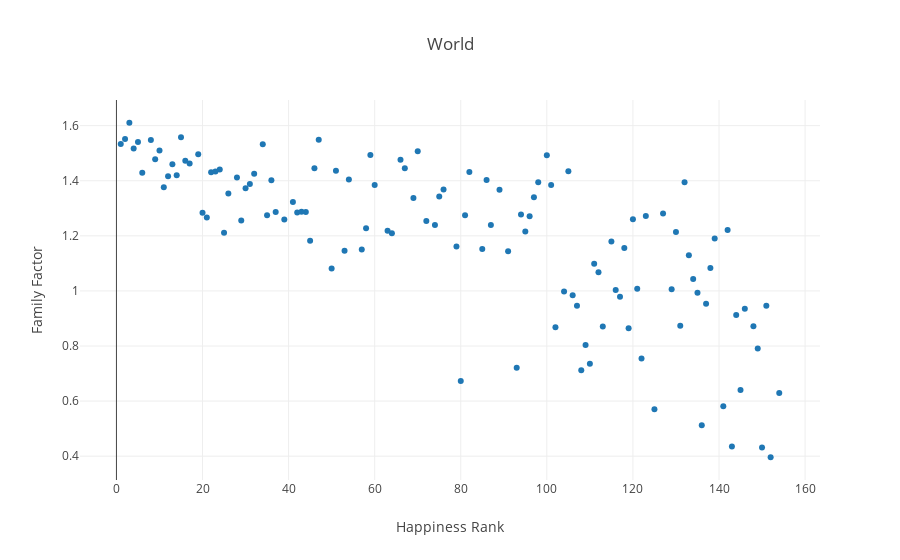

The notebook cell this image was saved under:
### Code cell
plotly.offline.iplot({
    "data": [go.Scatter(x=data['Happiness.Rank'], 
                        y=data['Family'], 
                        mode="markers", 
                        hovertext=data.index,
                        )
            ],
    "layout": go.Layout(title="World",
                        xaxis=dict(title='Happiness Rank'),
                        yaxis=dict(title='Family Factor')
                       )
})

### Figure 1 — Plotly figure (JSON) as saved in the notebook; plotly's stock layout.template omitted (floating-point values rounded to 4 significant figures)
{"data": [{"hovertext": ["Afghanistan", "Albania", "Algeria", "Argentina", "Armenia", "Australia", "Austria", "Azerbaijan", "Bahrain", "Bangladesh", "Belarus", "Belgium", "Belize", "Benin", "Bhutan", "Bolivia", "Botswana", "Brazil", "Bulgaria", "Burkina Faso", "Burundi", "Cambodia", "Cameroon", "Chad", "Chile", "China", "Colombia", "Costa Rica", "Czech Republic", "Denmark", "Dominican Republic", "Ecuador", "Egypt", "El Salvador", "Estonia", "Ethiopia", "Finland", "France", "Gabon", "Georgia", "Germany", "Ghana", "Greece", "Guatemala", "Guinea", "Haiti", "Honduras", "Hungary", "Iceland", "India", "Indonesia", "Iran", "Iraq", "Ireland", "Israel", "Jamaica", "Japan", "Jordan", "Kazakhstan", "Kenya", "Kuwait", "Kyrgyzstan", "Latvia", "Lesotho", "Liberia", "Madagascar", "Malawi", "Malaysia", "Mali", "Mauritania", "Mauritius", "Mexico", "Mongolia", "Mozambique", "Namibia", "Netherlands", "New Zealand", "Nicaragua", "Niger", "Nigeria", "Norway", "Pakistan", "Panama", "Paraguay", "Peru", "Philippines", "Poland", "Portugal", "Qatar", "Romania", "Rwanda", "Saudi Arabia", "Senegal", "Sierra Leone", "Singapore", "Somalia", "South Africa", "Spain", "Sri Lanka", "Sudan", "Sweden", "Switzerland", "Syria", "Tajikistan", "Thailand", "Togo", "Tunisia", "Turkey", "Turkmenistan", "Uganda", "Ukraine", "United Arab Emirates", "United Kingdom", "United States", "Uruguay", "Uzbekistan", "Venezuela", "Vietnam", "Yemen", "Zambia", "Zimbabwe"], "mode": "markers", "type": "scatter", "uid": "ef293070-c1a3-11e8-be71-db973ca5775c", "x": [141, 109, 53, 24, 121, 10, 13, 85, 41, 110, 67, 17, 50, 143, 97, 58, 142, 22, 105, 134, 154, 129, 107, 137, 20, 79, 36, 12, 23, 2, 86, 44, 104, 45, 66, 119, 5, 31, 118, 125, 16, 131, 87, 29, 149, 145, 91, 75, 3, 122, 81, 108, 117, 15, 11, 76, 51, 74, 60, 112, 39, 98, 54, 139, 148, 144, 136, 42, 127, 123, 64, 25, 100, 113, 111, 6, 8, 43, 135, 95, 1, 80, 30, 70, 63, 72, 46, 89, 35, 57, 151, 37, 115, 106, 26, 93, 101, 34, 120, 130, 9, 4, 152, 96, 32, 150, 102, 69, 59, 133, 132, 21, 19, 14, 28, 47, 82, 94, 146, 116, 138], "y": [0.5815, 0.8037, 1.146, 1.44, 1.007, 1.51, 1.46, 1.152, 1.323, 0.7351, 1.445, 1.462, 1.081, 0.4353, 1.34, 1.228, 1.222, 1.431, 1.434, 1.043, 0.6298, 1.006, 0.946, 0.9539, 1.284, 1.161, 1.402, 1.416, 1.434, 1.551, 1.402, 1.286, 0.9975, 1.182, 1.477, 0.8647, 1.54, 1.388, 1.156, 0.5706, 1.473, 0.8737, 1.239, 1.256, 0.7912, 0.6404, 1.144, 1.343, 1.611, 0.7544, 1.274, 0.7116, 0.9786, 1.558, 1.376, 1.368, 1.436, 1.239, 1.384, 1.068, 1.26, 1.394, 1.405, 1.19, 0.8721, 0.913, 0.5126, 1.285, 1.281, 1.272, 1.21, 1.211, 1.493, 0.8707, 1.098, 1.429, 1.548, 1.287, 0.993, 1.216, 1.534, 0.6727, 1.373, 1.507, 1.219, 1.254, 1.446, 1.367, 1.274, 1.15, 0.9457, 1.287, 1.18, 0.9841, 1.354, 0.7212, 1.385, 1.532, 1.26, 1.214, 1.478, 1.517, 0.3961, 1.271, 1.426, 0.4319, 0.8684, 1.338, 1.493, 1.13, 1.395, 1.266, 1.496, 1.42, 1.412, 1.549, 1.431, 1.277, 0.9354, 1.003, 1.083]}], "layout": {"title": "World", "xaxis": {"title": "Happiness Rank"}, "yaxis": {"title": "Family Factor"}}}
